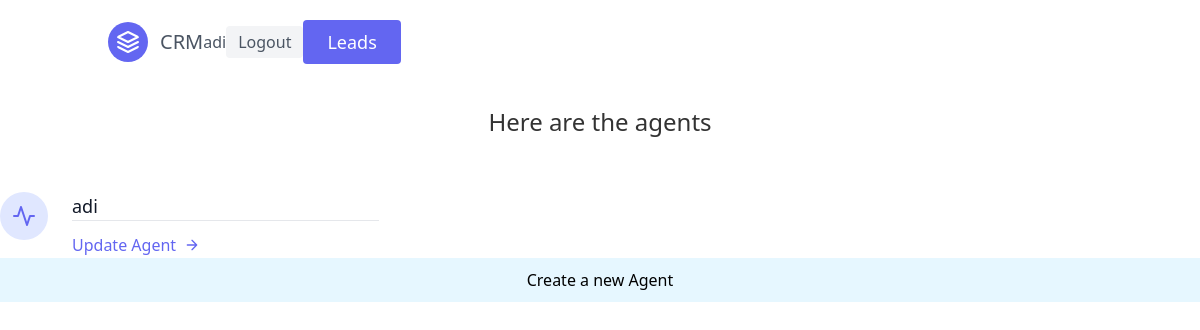
The page /agents/ (signed in) on the database as committed earlier.
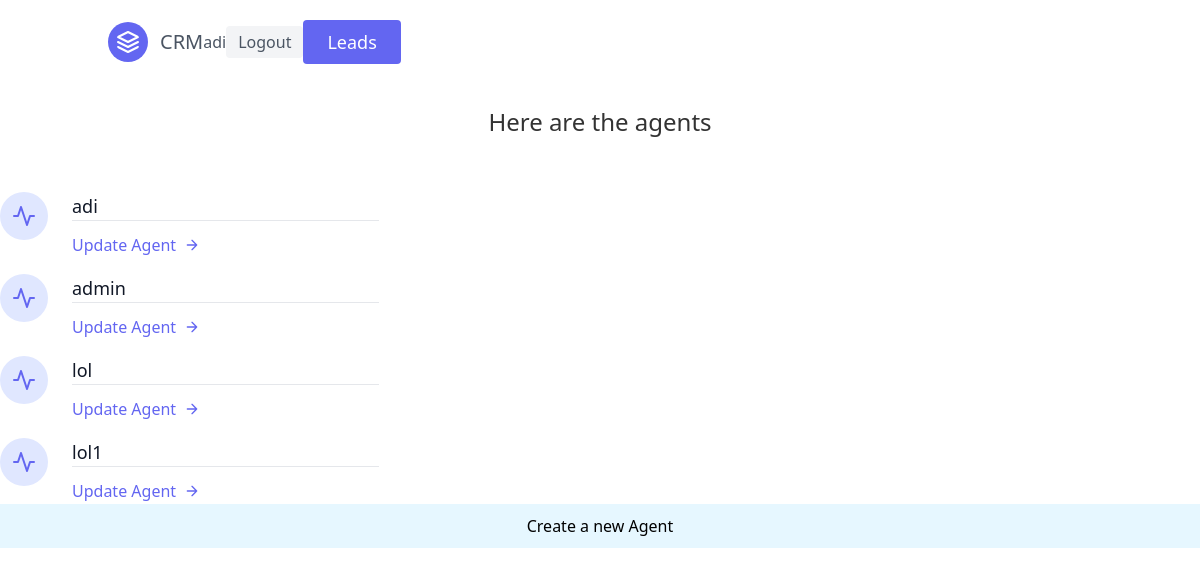
The same page on the database as committed later.
### leads/models.py (models this page shows, shortened)
class Agent(models.Model):
    user=models.OneToOneField('User',on_delete=models.CASCADE)

class User(AbstractUser):
    pass

### agents/views.py (the view)
# urls.py: path('',AgentList.as_view(),name='agents-list'),
class AgentList(LoginRequiredMixin,generic.ListView):
    template_name="agents/agents_list.html"
    def get_queryset(self):
        return Agent.objects.all()

### agents/templates/agents/agents_list.html (shortened to what this page needs)
{% extends "base.html" %}
{% block content %}
    <section class="text-gray-600 body-font">
        <div class="container px-5 py-5 mx-auto">
            <h1 class="sm:text-3xl text-2xl font-medium title-font centered-heading beautify-heading">Here are the agents</h1>
        </div>
    </section>
  <section>
    <div>
      {% for agent in object_list %}
      <div class="flex flex-wrap sm:-m-4 -mx-4 -mb-10 -mt-4 md:space-y-0 space-y-6">
        <div class="p-4 md:w-1/3 flex">
          <div class="w-12 h-12 inline-flex items-center justify-center rounded-full bg-indigo-100 text-indigo-500 mb-4 flex-shrink-0">
            <svg fill="none" stroke="currentColor" stroke-linecap="round" stroke-linejoin="round" stroke-width="2" class="w-6 h-6" viewBox="0 0 24 24">
              <path d="M22 12h-4l-3 9L9 3l-3 9H2"></path>
            </svg>
          </div>
          <div class="flex-grow pl-6">
            <a href="{% url 'agents:agent-detail' agent.pk %}" class="text-gray-900 text-lg title-font font-medium mb-2 capitalize-text">{{agent.user.username}}<hr></a>
            <a href="#" class="mt-3 text-indigo-500 inline-flex items-center">Update Agent
              <svg fill="none" stroke="currentColor" stroke-linecap="round" stroke-linejoin="round" stroke-width="2" class="w-4 h-4 ml-2" viewBox="0 0 24 24">
                <path d="M5 12h14M12 5l7 7-7 7"></path>
              </svg>
            </a>
          </div>
        </div>
      </div>
      {% endfor %}
    </div>
  </section>
  <div class="centered-link">
      <a href="{% url 'agents:agent-create' %}" style="text-decoration: none;">Create a new Agent</a>
  </div>
{% endblock content %}

Rows that differ between the two databases and show on the page:
added Agent: user.username "admin"
added Agent: user.username "lol"
added Agent: user.username "lol1"
